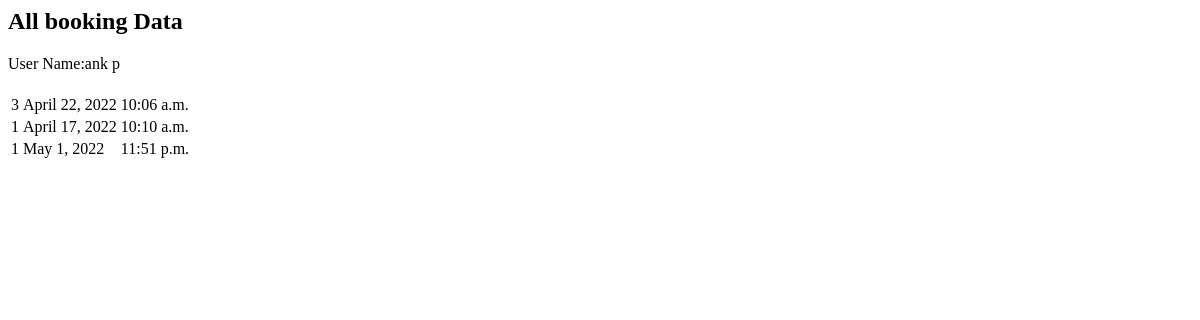
/historydta/ (signed in), run on an earlier commit of the app's database.
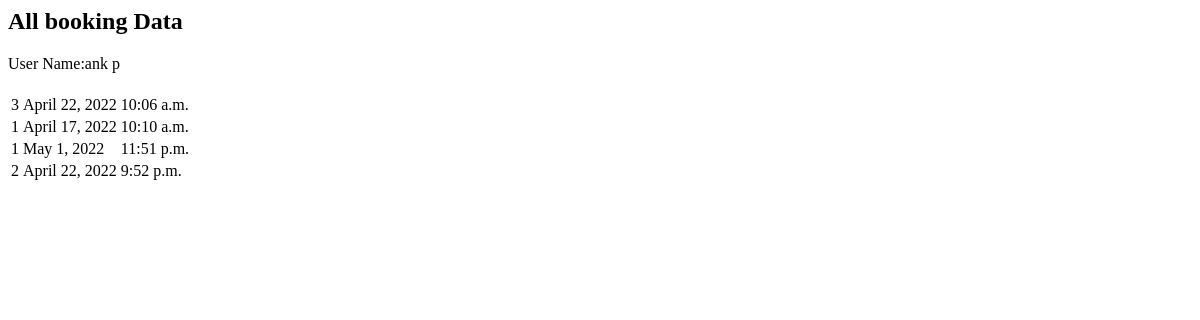
And on a later commit of the database.
### meal/models.py (models this page shows, shortened)
class TableBooking(models.Model):
    usereamil = models.ForeignKey(Site_User,on_delete=models.CASCADE)
    table_no = models.ForeignKey(TableDetail,on_delete=models.CASCADE)
    date = models.DateField(
        blank=True, null=True)
    time1 = models.TimeField()
    booked=models.BooleanField(default=False)

class TableDetail(models.Model):
    Table_No = models.IntegerField()
    Table_Price = models.IntegerField()
    No_of_Seats = models.IntegerField()
    is_available=models.BooleanField(default=False)
    def __str__(self):
        return str(self.Table_No)

### app1/views.py (the view)
# urls.py: path('historydta/',views.historydta,name='historydta')
def historydta(request):
    if 'user' in request.session:
        mod=Site_User.objects.get(email=request.session['user'])
        table=TableBooking.objects.filter(usereamil=mod)
        return render(request,'history.html',{'mod':mod,'table':table})
    else:
        return redirect('login')

### app1/models.py (called while the page is built)
    def __str__(self):
        return self.name

### app1/templates/history.html
<html>
    <head>
        <h2>All booking Data</h2>
    </head>
    <body>
        <p>User Name:{{ mod }}</p>
        <table>
            <thead>
                <th>{{Table_No}}</th>
                <th>{{Booking_Date}}</th>
                <th>{{Booking_Time}}</th>
            </thead>
            <tbody>
                {% for i in table %}
                <tr>
                    <td>{{ i.table_no  }}</td>
                    <td>{{ i.date  }}</td>
                    <td>{{ i.time1  }}</td>
                </tr>
                {% endfor %}
            </tbody>
        </table>
    </body>
</html>

What changed in the data, as far as the page shows it:
added TableBooking: table_no "2", date "April 22, 2022", time1 "9:52 p.m."
